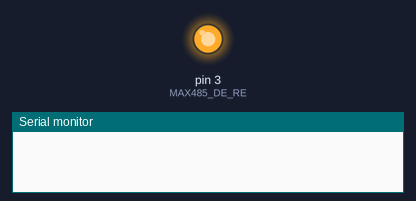
This sketch was run on a simulated Arduino Uno, built with avr-gcc and run on an emulated ATmega328P. Shown: output pins drawn as LEDs (lit = HIGH), the last lines printed to the serial monitor.

Above: at 1.0 s.
At 5.5 s:
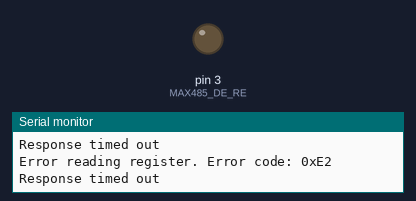
Timing chart, 0 to 6.9 s (numbered marks = the images above):
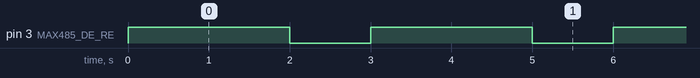

The sketch:

ModbusExCode.ino
```cpp
#include <ModbusMaster.h>
#include <SoftwareSerial.h>

#define MAX485_DE_RE 3  // DE (Data Enable) and RE (Receive Enable) control pins
SoftwareSerial modbusSerial(8, 9); // SoftwareSerial on pins 8 (RX) and 9 (TX)
ModbusMaster node;

void setup() {
  Serial.begin(9600); // Start serial communication for debugging
  modbusSerial.begin(19200); // Start SoftwareSerial with a baud rate of 19200
  node.begin(17, modbusSerial); // Initialize Modbus with slave address 17 and use SoftwareSerial
  node.setTransmitBuffer(0, 0x00C9); // Set the data to send (Holding register address 0x00C9)

  pinMode(MAX485_DE_RE, OUTPUT); // Set the DE/RE pin as an output
  digitalWrite(MAX485_DE_RE, LOW); // Set DE/RE to LOW (Receive mode for MAX485)
}

void loop() {
  uint8_t result;

  // Switch to transmit mode
  digitalWrite(MAX485_DE_RE, HIGH);

  // Send the request to read the holding register from the slave
  result = node.readHoldingRegisters(0, 1); // Read one register starting at address 0x0064

  // Switch back to receive mode
  digitalWrite(MAX485_DE_RE, LOW);

  // Check if the read was successful
  if (result == node.ku8MBSuccess) {
    // Get the value from the response
    int temperature = node.getResponseBuffer(0);

    // Print the temperature value to the serial monitor
    Serial.print("Temperature (Celsius): ");
    Serial.println(temperature);

    // You can now use the 'temperature' variable for further processing
  } else {
    // Print an error message with the associated error code
    Serial.print("Error reading register. Error code: 0x");
    Serial.println(result, HEX);

    // Print an error message based on the error code
    switch (result) {
      case ModbusMaster::ku8MBInvalidSlaveID:
        Serial.println("Invalid slave ID");
        break;
      case ModbusMaster::ku8MBInvalidFunction:
        Serial.println("Invalid Modbus function");
        break;
      case ModbusMaster::ku8MBResponseTimedOut:
        Serial.println("Response timed out");
        break;
      case ModbusMaster::ku8MBInvalidCRC:
        Serial.println("Invalid CRC");
        break;
      default:
        Serial.println("Unknown error");
        break;
    }
  }

  delay(1000); // Wait for 1 second before the next read
}
```

Measured:
- by itself, pin 3 (MAX485_DE_RE): alternates HIGH for 2.0 s and LOW for 1.0 s
